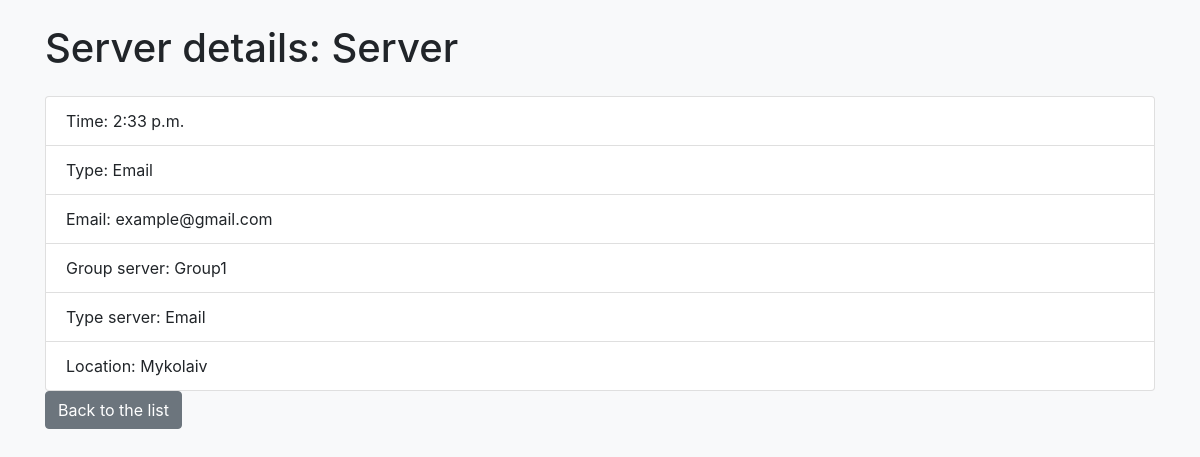
The app's page /8/ with its own data.
### servers/models.py (models this page shows, shortened)
class Server(models.Model):
    name = models.CharField("Name server", max_length=100)
    alert_time = models.TimeField("Time alert")
    NOTIFICATION_TYPES = [
        ("email", "Email"),
        ("sms", "SMS"),
        ("push", "Push-message"),
    ]
    notification_type = models.CharField("Type alert", max_length=10, choices=NOTIFICATION_TYPES)
    email = models.EmailField("Email adress")
    server_group = models.CharField("Servers group", max_length=100)
    server_group_type = models.CharField("Type group servers")
    location = models.CharField("Location server", max_length=200)

### servers/views.py (the view)
# urls.py: path('<int:server_id>/', views.server_detail, name='server_detail'),
def server_detail(request, server_id):
    server = get_object_or_404(Server, id=server_id)
    return render(request, 'servers/server_detail.html', {'server':server})

### servers/templates/servers/server_detail.html (shortened to what this page needs)
{% extends "servers/base.html" %}
{% block content %}
    <h1 class="mb-4">Server details: {{ server.name }}</h1>
    <ul class="list-group">
        <li class="list-group-item">Time: {{ server.alert_time }}</li>
        <li class="list-group-item">Type: {{ server.get_notification_type_display }}</li>
        <li class="list-group-item">Email: {{ server.email }}</li>
        <li class="list-group-item">Group server: {{ server.server_group }}</li>
        <li class="list-group-item">Type server: {{ server.server_group_type }}</li>
        <li class="list-group-item">Location: {{ server.location }}</li>
    </ul>
    <a class="btn btn-secondary" href="{% url 'server_list' %}">Back to the list</a>
{% endblock %}

### records on screen
Server: name "Server", alert_time "2:33 p.m.", notification_type "Email", email "example@gmail.com", server_group "Group1", server_group_type "Email", location "Mykolaiv"
